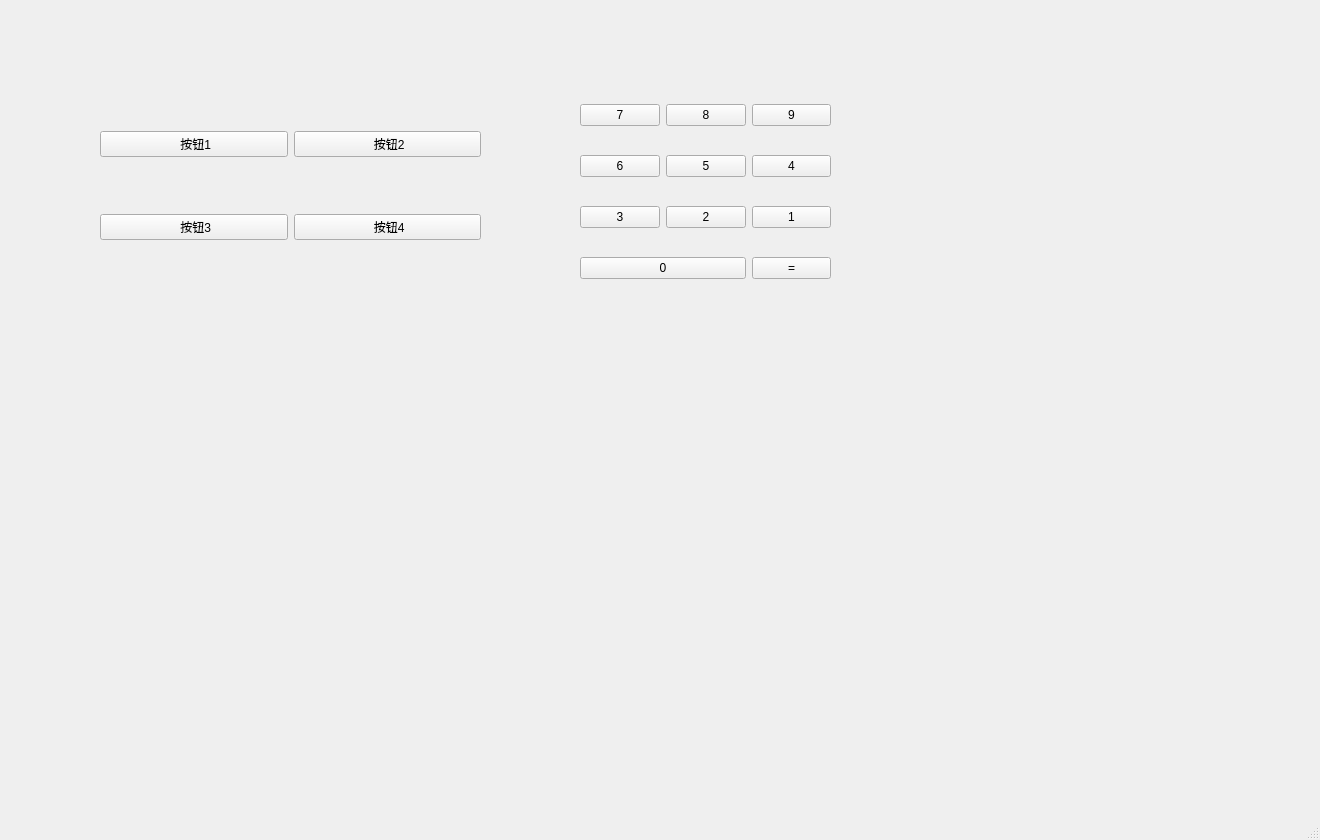
<?xml version="1.0" encoding="UTF-8"?>
<ui version="4.0">
 <class>MainWindow</class>
 <widget class="QMainWindow" name="MainWindow">
  <property name="geometry">
   <rect>
    <x>0</x>
    <y>0</y>
    <width>1320</width>
    <height>840</height>
   </rect>
  </property>
  <property name="windowTitle">
   <string>MainWindow</string>
  </property>
  <widget class="QWidget" name="centralwidget">
   <widget class="QWidget" name="">
    <property name="geometry">
     <rect>
      <x>100</x>
      <y>80</y>
      <width>381</width>
      <height>211</height>
     </rect>
    </property>
    <layout class="QGridLayout" name="gridLayout">
     <item row="0" column="0">
      <widget class="QPushButton" name="pushButton">
       <property name="text">
        <string> 按钮1</string>
       </property>
      </widget>
     </item>
     <item row="0" column="1">
      <widget class="QPushButton" name="pushButton_2">
       <property name="text">
        <string> 按钮2</string>
       </property>
      </widget>
     </item>
     <item row="1" column="0">
      <widget class="QPushButton" name="pushButton_4">
       <property name="text">
        <string> 按钮3</string>
       </property>
      </widget>
     </item>
     <item row="1" column="1">
      <widget class="QPushButton" name="pushButton_3">
       <property name="text">
        <string> 按钮4</string>
       </property>
      </widget>
     </item>
    </layout>
   </widget>
   <widget class="QWidget" name="">
    <property name="geometry">
     <rect>
      <x>580</x>
      <y>81</y>
      <width>251</width>
      <height>221</height>
     </rect>
    </property>
    <layout class="QGridLayout" name="gridLayout_2">
     <item row="0" column="0">
      <widget class="QPushButton" name="pushButton_5">
       <property name="text">
        <string>7</string>
       </property>
      </widget>
     </item>
     <item row="0" column="1">
      <widget class="QPushButton" name="pushButton_6">
       <property name="text">
        <string>8</string>
       </property>
      </widget>
     </item>
     <item row="0" column="2">
      <widget class="QPushButton" name="pushButton_7">
       <property name="text">
        <string>9</string>
       </property>
      </widget>
     </item>
     <item row="1" column="0">
      <widget class="QPushButton" name="pushButton_8">
       <property name="text">
        <string>6</string>
       </property>
      </widget>
     </item>
     <item row="1" column="1">
      <widget class="QPushButton" name="pushButton_9">
       <property name="text">
        <string>5</string>
       </property>
      </widget>
     </item>
     <item row="1" column="2">
      <widget class="QPushButton" name="pushButton_10">
       <property name="text">
        <string>4</string>
       </property>
      </widget>
     </item>
     <item row="2" column="0">
      <widget class="QPushButton" name="pushButton_11">
       <property name="text">
        <string>3</string>
       </property>
      </widget>
     </item>
     <item row="2" column="1">
      <widget class="QPushButton" name="pushButton_12">
       <property name="text">
        <string>2</string>
       </property>
      </widget>
     </item>
     <item row="2" column="2">
      <widget class="QPushButton" name="pushButton_13">
       <property name="text">
        <string>1</string>
       </property>
      </widget>
     </item>
     <item row="3" column="0" colspan="2">
      <widget class="QPushButton" name="pushButton_14">
       <property name="text">
        <string>0</string>
       </property>
      </widget>
     </item>
     <item row="3" column="2">
      <widget class="QPushButton" name="pushButton_15">
       <property name="text">
        <string>=</string>
       </property>
      </widget>
     </item>
    </layout>
   </widget>
  </widget>
  <widget class="QMenuBar" name="menubar">
   <property name="geometry">
    <rect>
     <x>0</x>
     <y>0</y>
     <width>1320</width>
     <height>34</height>
    </rect>
   </property>
  </widget>
  <widget class="QStatusBar" name="statusbar"/>
 </widget>
 <resources/>
 <connections/>
</ui>
